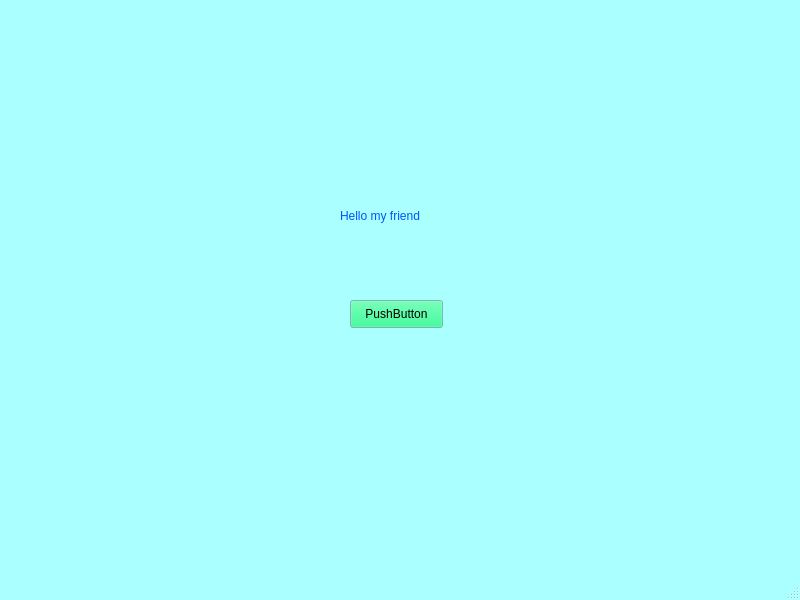
<?xml version="1.0" encoding="UTF-8"?>
<ui version="4.0">
 <class>MainWindow</class>
 <widget class="QMainWindow" name="MainWindow">
  <property name="geometry">
   <rect>
    <x>0</x>
    <y>0</y>
    <width>800</width>
    <height>600</height>
   </rect>
  </property>
  <property name="palette">
   <palette>
    <active>
     <colorrole role="WindowText">
      <brush brushstyle="SolidPattern">
       <color alpha="255">
        <red>0</red>
        <green>85</green>
        <blue>255</blue>
       </color>
      </brush>
     </colorrole>
     <colorrole role="Button">
      <brush brushstyle="SolidPattern">
       <color alpha="255">
        <red>170</red>
        <green>85</green>
        <blue>255</blue>
       </color>
      </brush>
     </colorrole>
     <colorrole role="Midlight">
      <brush brushstyle="SolidPattern">
       <color alpha="255">
        <red>0</red>
        <green>85</green>
        <blue>127</blue>
       </color>
      </brush>
     </colorrole>
     <colorrole role="Dark">
      <brush brushstyle="SolidPattern">
       <color alpha="255">
        <red>170</red>
        <green>0</green>
        <blue>255</blue>
       </color>
      </brush>
     </colorrole>
     <colorrole role="Mid">
      <brush brushstyle="SolidPattern">
       <color alpha="255">
        <red>170</red>
        <green>170</green>
        <blue>0</blue>
       </color>
      </brush>
     </colorrole>
     <colorrole role="Text">
      <brush brushstyle="SolidPattern">
       <color alpha="255">
        <red>85</red>
        <green>0</green>
        <blue>127</blue>
       </color>
      </brush>
     </colorrole>
     <colorrole role="ButtonText">
      <brush brushstyle="SolidPattern">
       <color alpha="255">
        <red>85</red>
        <green>170</green>
        <blue>0</blue>
       </color>
      </brush>
     </colorrole>
     <colorrole role="Base">
      <brush brushstyle="SolidPattern">
       <color alpha="255">
        <red>255</red>
        <green>255</green>
        <blue>255</blue>
       </color>
      </brush>
     </colorrole>
     <colorrole role="Window">
      <brush brushstyle="SolidPattern">
       <color alpha="255">
        <red>170</red>
        <green>255</green>
        <blue>255</blue>
       </color>
      </brush>
     </colorrole>
     <colorrole role="AlternateBase">
      <brush brushstyle="SolidPattern">
       <color alpha="255">
        <red>255</red>
        <green>255</green>
        <blue>127</blue>
       </color>
      </brush>
     </colorrole>
     <colorrole role="PlaceholderText">
      <brush brushstyle="SolidPattern">
       <color alpha="128">
        <red>85</red>
        <green>0</green>
        <blue>127</blue>
       </color>
      </brush>
     </colorrole>
    </active>
    <inactive>
     <colorrole role="WindowText">
      <brush brushstyle="SolidPattern">
       <color alpha="255">
        <red>0</red>
        <green>85</green>
        <blue>255</blue>
       </color>
      </brush>
     </colorrole>
     <colorrole role="Button">
      <brush brushstyle="SolidPattern">
       <color alpha="255">
        <red>170</red>
        <green>85</green>
        <blue>255</blue>
       </color>
      </brush>
     </colorrole>
     <colorrole role="Midlight">
      <brush brushstyle="SolidPattern">
       <color alpha="255">
        <red>227</red>
        <green>227</green>
        <blue>227</blue>
       </color>
      </brush>
     </colorrole>
     <colorrole role="Dark">
      <brush brushstyle="SolidPattern">
       <color alpha="255">
        <red>170</red>
        <green>0</green>
        <blue>255</blue>
       </color>
      </brush>
     </colorrole>
     <colorrole role="Mid">
      <brush brushstyle="SolidPattern">
       <color alpha="255">
        <red>170</red>
        <green>170</green>
        <blue>0</blue>
       </color>
      </brush>
     </colorrole>
     <colorrole role="Text">
      <brush brushstyle="SolidPattern">
       <color alpha="255">
        <red>85</red>
        <green>0</green>
        <blue>127</blue>
       </color>
      </brush>
     </colorrole>
     <colorrole role="ButtonText">
      <brush brushstyle="SolidPattern">
       <color alpha="255">
        <red>0</red>
        <green>0</green>
        <blue>0</blue>
       </color>
      </brush>
     </colorrole>
     <colorrole role="Base">
      <brush brushstyle="SolidPattern">
       <color alpha="255">
        <red>255</red>
        <green>255</green>
        <blue>255</blue>
       </color>
      </brush>
     </colorrole>
     <colorrole role="Window">
      <brush brushstyle="SolidPattern">
       <color alpha="255">
        <red>170</red>
        <green>255</green>
        <blue>255</blue>
       </color>
      </brush>
     </colorrole>
     <colorrole role="AlternateBase">
      <brush brushstyle="SolidPattern">
       <color alpha="255">
        <red>245</red>
        <green>245</green>
        <blue>245</blue>
       </color>
      </brush>
     </colorrole>
     <colorrole role="PlaceholderText">
      <brush brushstyle="SolidPattern">
       <color alpha="128">
        <red>85</red>
        <green>0</green>
        <blue>127</blue>
       </color>
      </brush>
     </colorrole>
    </inactive>
    <disabled>
     <colorrole role="WindowText">
      <brush brushstyle="SolidPattern">
       <color alpha="255">
        <red>170</red>
        <green>0</green>
        <blue>255</blue>
       </color>
      </brush>
     </colorrole>
     <colorrole role="Button">
      <brush brushstyle="SolidPattern">
       <color alpha="255">
        <red>170</red>
        <green>85</green>
        <blue>255</blue>
       </color>
      </brush>
     </colorrole>
     <colorrole role="Midlight">
      <brush brushstyle="SolidPattern">
       <color alpha="255">
        <red>247</red>
        <green>247</green>
        <blue>247</blue>
       </color>
      </brush>
     </colorrole>
     <colorrole role="Dark">
      <brush brushstyle="SolidPattern">
       <color alpha="255">
        <red>170</red>
        <green>0</green>
        <blue>255</blue>
       </color>
      </brush>
     </colorrole>
     <colorrole role="Mid">
      <brush brushstyle="SolidPattern">
       <color alpha="255">
        <red>170</red>
        <green>170</green>
        <blue>0</blue>
       </color>
      </brush>
     </colorrole>
     <colorrole role="Text">
      <brush brushstyle="SolidPattern">
       <color alpha="255">
        <red>170</red>
        <green>0</green>
        <blue>255</blue>
       </color>
      </brush>
     </colorrole>
     <colorrole role="ButtonText">
      <brush brushstyle="SolidPattern">
       <color alpha="255">
        <red>170</red>
        <green>0</green>
        <blue>255</blue>
       </color>
      </brush>
     </colorrole>
     <colorrole role="Base">
      <brush brushstyle="SolidPattern">
       <color alpha="255">
        <red>170</red>
        <green>255</green>
        <blue>255</blue>
       </color>
      </brush>
     </colorrole>
     <colorrole role="Window">
      <brush brushstyle="SolidPattern">
       <color alpha="255">
        <red>170</red>
        <green>255</green>
        <blue>255</blue>
       </color>
      </brush>
     </colorrole>
     <colorrole role="AlternateBase">
      <brush brushstyle="SolidPattern">
       <color alpha="255">
        <red>245</red>
        <green>245</green>
        <blue>245</blue>
       </color>
      </brush>
     </colorrole>
     <colorrole role="PlaceholderText">
      <brush brushstyle="SolidPattern">
       <color alpha="128">
        <red>85</red>
        <green>0</green>
        <blue>127</blue>
       </color>
      </brush>
     </colorrole>
    </disabled>
   </palette>
  </property>
  <property name="windowTitle">
   <string>MainWindow</string>
  </property>
  <widget class="QWidget" name="centralwidget">
   <widget class="QPushButton" name="pushButton">
    <property name="geometry">
     <rect>
      <x>350</x>
      <y>300</y>
      <width>93</width>
      <height>28</height>
     </rect>
    </property>
    <property name="palette">
     <palette>
      <active>
       <colorrole role="WindowText">
        <brush brushstyle="SolidPattern">
         <color alpha="255">
          <red>255</red>
          <green>255</green>
          <blue>255</blue>
         </color>
        </brush>
       </colorrole>
       <colorrole role="Button">
        <brush brushstyle="SolidPattern">
         <color alpha="255">
          <red>0</red>
          <green>255</green>
          <blue>127</blue>
         </color>
        </brush>
       </colorrole>
      </active>
      <inactive>
       <colorrole role="WindowText">
        <brush brushstyle="SolidPattern">
         <color alpha="255">
          <red>255</red>
          <green>255</green>
          <blue>255</blue>
         </color>
        </brush>
       </colorrole>
       <colorrole role="Button">
        <brush brushstyle="SolidPattern">
         <color alpha="255">
          <red>0</red>
          <green>255</green>
          <blue>127</blue>
         </color>
        </brush>
       </colorrole>
      </inactive>
      <disabled>
       <colorrole role="WindowText">
        <brush brushstyle="SolidPattern">
         <color alpha="255">
          <red>120</red>
          <green>120</green>
          <blue>120</blue>
         </color>
        </brush>
       </colorrole>
       <colorrole role="Button">
        <brush brushstyle="SolidPattern">
         <color alpha="255">
          <red>0</red>
          <green>255</green>
          <blue>127</blue>
         </color>
        </brush>
       </colorrole>
      </disabled>
     </palette>
    </property>
    <property name="text">
     <string>PushButton</string>
    </property>
   </widget>
   <widget class="QLabel" name="label">
    <property name="enabled">
     <bool>true</bool>
    </property>
    <property name="geometry">
     <rect>
      <x>340</x>
      <y>190</y>
      <width>111</width>
      <height>51</height>
     </rect>
    </property>
    <property name="text">
     <string>Hello my friend</string>
    </property>
   </widget>
  </widget>
  <widget class="QMenuBar" name="menubar">
   <property name="geometry">
    <rect>
     <x>0</x>
     <y>0</y>
     <width>800</width>
     <height>26</height>
    </rect>
   </property>
  </widget>
  <widget class="QStatusBar" name="statusbar"/>
 </widget>
 <resources/>
 <connections/>
</ui>
